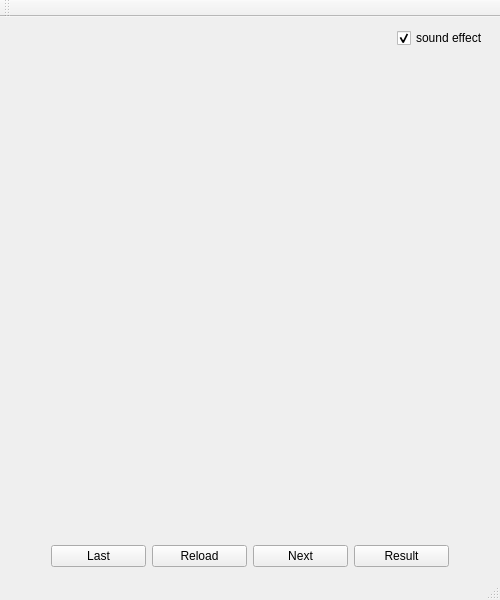
<?xml version="1.0" encoding="UTF-8"?>
<ui version="4.0">
 <class>FlowFree</class>
 <widget class="QMainWindow" name="FlowFree">
  <property name="geometry">
   <rect>
    <x>0</x>
    <y>0</y>
    <width>500</width>
    <height>600</height>
   </rect>
  </property>
  <property name="minimumSize">
   <size>
    <width>500</width>
    <height>500</height>
   </size>
  </property>
  <property name="windowTitle">
   <string>FlowFree</string>
  </property>
  <property name="styleSheet">
   <string notr="true"/>
  </property>
  <widget class="QWidget" name="centralWidget">
   <layout class="QHBoxLayout" name="horizontalLayout_3">
    <item>
     <layout class="QVBoxLayout" name="verticalLayout">
      <item alignment="Qt::AlignRight">
       <widget class="QCheckBox" name="soundCheckBox">
        <property name="mouseTracking">
         <bool>true</bool>
        </property>
        <property name="text">
         <string>sound effect</string>
        </property>
        <property name="checkable">
         <bool>true</bool>
        </property>
        <property name="checked">
         <bool>true</bool>
        </property>
       </widget>
      </item>
      <item alignment="Qt::AlignHCenter">
       <widget class="GameScene" name="gameScene" native="true">
        <property name="minimumSize">
         <size>
          <width>400</width>
          <height>400</height>
         </size>
        </property>
        <property name="styleSheet">
         <string notr="true"/>
        </property>
       </widget>
      </item>
      <item>
       <layout class="QHBoxLayout" name="horizontalLayout_2">
        <item>
         <spacer name="horizontalSpacer">
          <property name="orientation">
           <enum>Qt::Horizontal</enum>
          </property>
          <property name="sizeType">
           <enum>QSizePolicy::Fixed</enum>
          </property>
          <property name="sizeHint" stdset="0">
           <size>
            <width>40</width>
            <height>20</height>
           </size>
          </property>
         </spacer>
        </item>
        <item>
         <widget class="QPushButton" name="lastLevelButton">
          <property name="text">
           <string>Last</string>
          </property>
         </widget>
        </item>
        <item>
         <widget class="QPushButton" name="reloadButton">
          <property name="text">
           <string>Reload</string>
          </property>
         </widget>
        </item>
        <item>
         <widget class="QPushButton" name="nextLevelButton">
          <property name="styleSheet">
           <string notr="true">font: 13pt &quot;Helvetica&quot;;</string>
          </property>
          <property name="text">
           <string>Next</string>
          </property>
         </widget>
        </item>
        <item>
         <widget class="QPushButton" name="resultButton">
          <property name="text">
           <string>Result</string>
          </property>
         </widget>
        </item>
        <item>
         <spacer name="horizontalSpacer_2">
          <property name="orientation">
           <enum>Qt::Horizontal</enum>
          </property>
          <property name="sizeType">
           <enum>QSizePolicy::Fixed</enum>
          </property>
          <property name="sizeHint" stdset="0">
           <size>
            <width>40</width>
            <height>20</height>
           </size>
          </property>
         </spacer>
        </item>
       </layout>
      </item>
     </layout>
    </item>
   </layout>
  </widget>
  <widget class="QMenuBar" name="menuBar">
   <property name="geometry">
    <rect>
     <x>0</x>
     <y>0</y>
     <width>500</width>
     <height>22</height>
    </rect>
   </property>
  </widget>
  <widget class="QToolBar" name="mainToolBar">
   <attribute name="toolBarArea">
    <enum>TopToolBarArea</enum>
   </attribute>
   <attribute name="toolBarBreak">
    <bool>false</bool>
   </attribute>
  </widget>
  <widget class="QStatusBar" name="statusBar"/>
 </widget>
 <layoutdefault spacing="6" margin="11"/>
 <customwidgets>
  <customwidget>
   <class>GameScene</class>
   <extends>QWidget</extends>
   <header>src/gamescene.h</header>
   <container>1</container>
  </customwidget>
 </customwidgets>
 <resources/>
 <connections/>
</ui>
